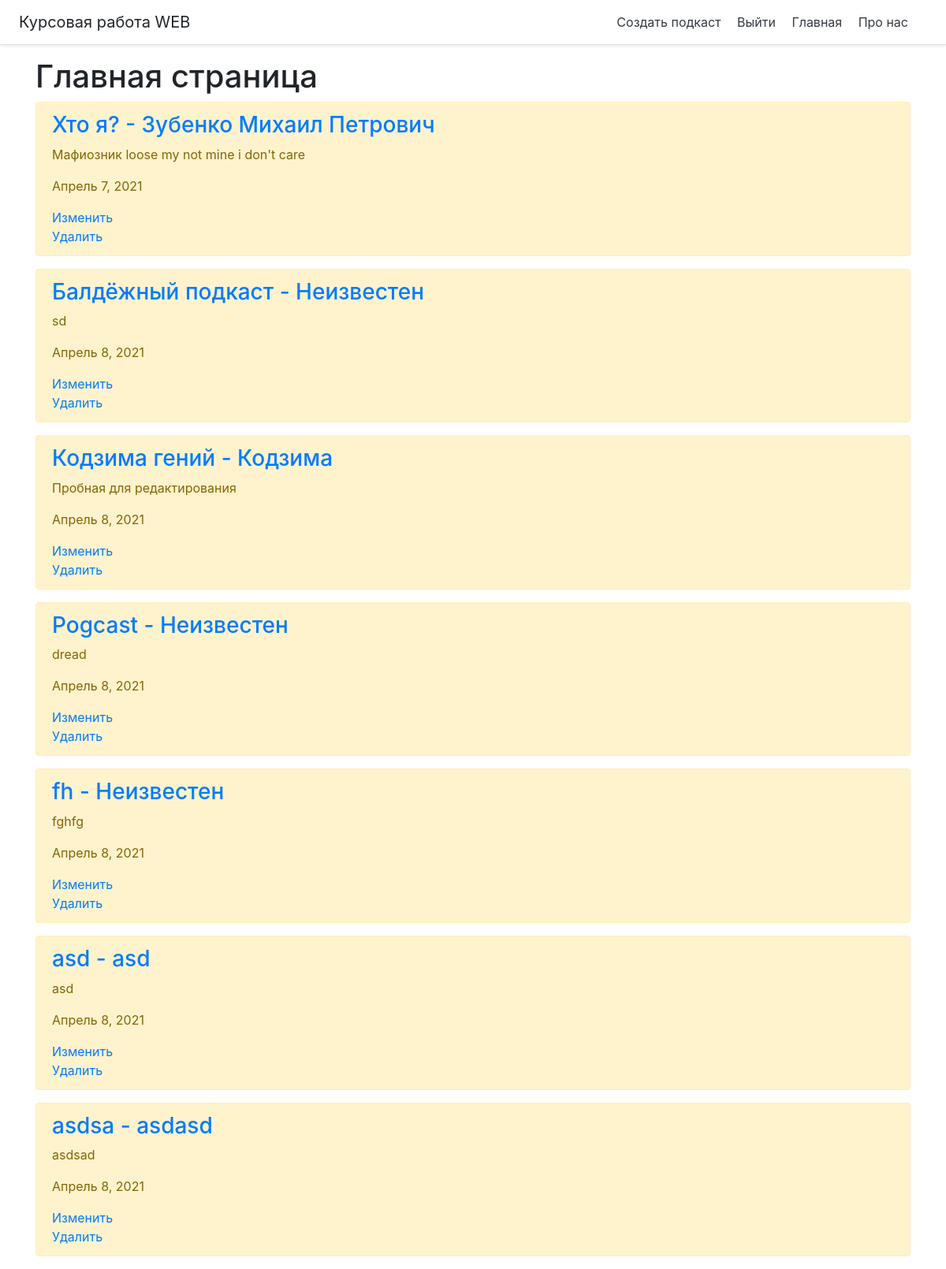
The app's page / (signed in) with its own data.
### main/models.py (models this page shows, shortened)
class Podcast(models.Model):
    title = models.CharField('Название', max_length=50)
    descript = models.TextField('Описание')
    author = models.TextField('Автор', max_length=50, default='Неизвестен')
    category = models.ForeignKey(Category, null=True, on_delete=models.CASCADE)
    post_date = models.DateField(null=True, auto_now_add=True)
    file = models.FileField(blank=True)
    duration = models.FloatField(default=0)
    image = models.ImageField(upload_to='podcasts', blank=True)
    listened = models.IntegerField(default=0)
    likes = models.IntegerField(default=0)
    class Meta:
        verbose_name = 'Подкаст'
        verbose_name_plural = 'Подкасты'

### main/views.py (the view)
# urls.py: path('', views.index, name='home'),
def index(request):
    podcasts = Podcast.objects.all()
    sorted_podcasts = Podcast.objects.order_by('-id')[:5] #last top 5
    return render(request, 'main/index.html',
                  {'title': 'Главная страница сайта', 'podcasts': podcasts})

### main/templates/main/index.html (shortened to what this page needs)
{% extends 'main/base.html' %}
{% block content %}
    <h1>Главная страница</h1>
    {% if podcasts %}
        {% for podcast in podcasts %}
            <div class="alert alert-warning mt-2">
                <h3><a href="{% url 'details' podcast.pk %} ">{{ podcast.title }} - {{ podcast.author }}</a></h3>
                <p>{{ podcast.descript }}</p>
                <p>{{ podcast.post_date }}</p>
                <a href="{% url 'update' podcast.pk %}">Изменить</a><br/>
                <a href="{% url 'delete' podcast.pk %}">Удалить</a><br/>
            </div>
        {% endfor %}
    {% else %}
        <p>У нас нет подкастов!</p>
    {% endif %}
{% endblock %}

### records on screen
Podcast: title "Хто я?", author "Зубенко Михаил Петрович", descript "Мафиозник loose my not mine i don't care", post_date "Апрель 7, 2021"
Podcast: title "Балдёжный подкаст", author "Неизвестен", descript "sd", post_date "Апрель 8, 2021"
Podcast: title "Кодзима гений", author "Кодзима", descript "Пробная для редактирования", post_date "Апрель 8, 2021"
Podcast: title "Pogcast", author "Неизвестен", descript "dread", post_date "Апрель 8, 2021"
Podcast: title "fh", author "Неизвестен", descript "fghfg", post_date "Апрель 8, 2021"
Podcast: title "asd", author "asd", descript "asd", post_date "Апрель 8, 2021"
Podcast: title "asdsa", author "asdasd", descript "asdsad", post_date "Апрель 8, 2021"
